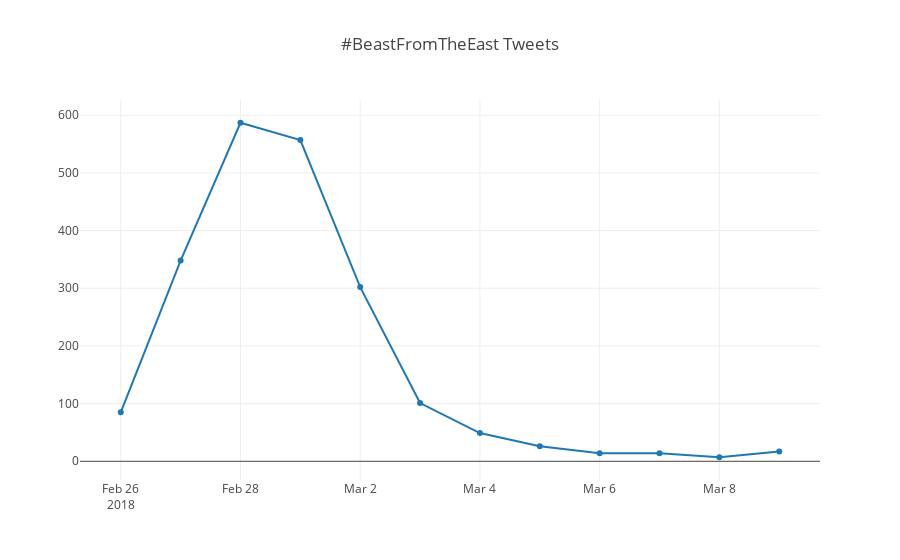

Here is the notebook cell this chart was saved with:
### Code cell
#tweets interactive plot
plotly.offline.iplot({
"data": [{
    "x": df.groupby('created').size().index,
    "y": df.groupby('created').size()
}],
"layout": {
    "title": "#BeastFromTheEast Tweets"
}
})

### Figure 1 — Plotly figure (JSON) as saved in the notebook; plotly's stock layout.template omitted (floating-point values rounded to 4 significant figures)
{"data": [{"x": ["2018-02-26", "2018-02-27", "2018-02-28", "2018-03-01", "2018-03-02", "2018-03-03", "2018-03-04", "2018-03-05", "2018-03-06", "2018-03-07", "2018-03-08", "2018-03-09"], "y": [85, 348, 587, 557, 302, 101, 49, 26, 14, 14, 7, 17]}], "layout": {"title": "#BeastFromTheEast Tweets"}}
